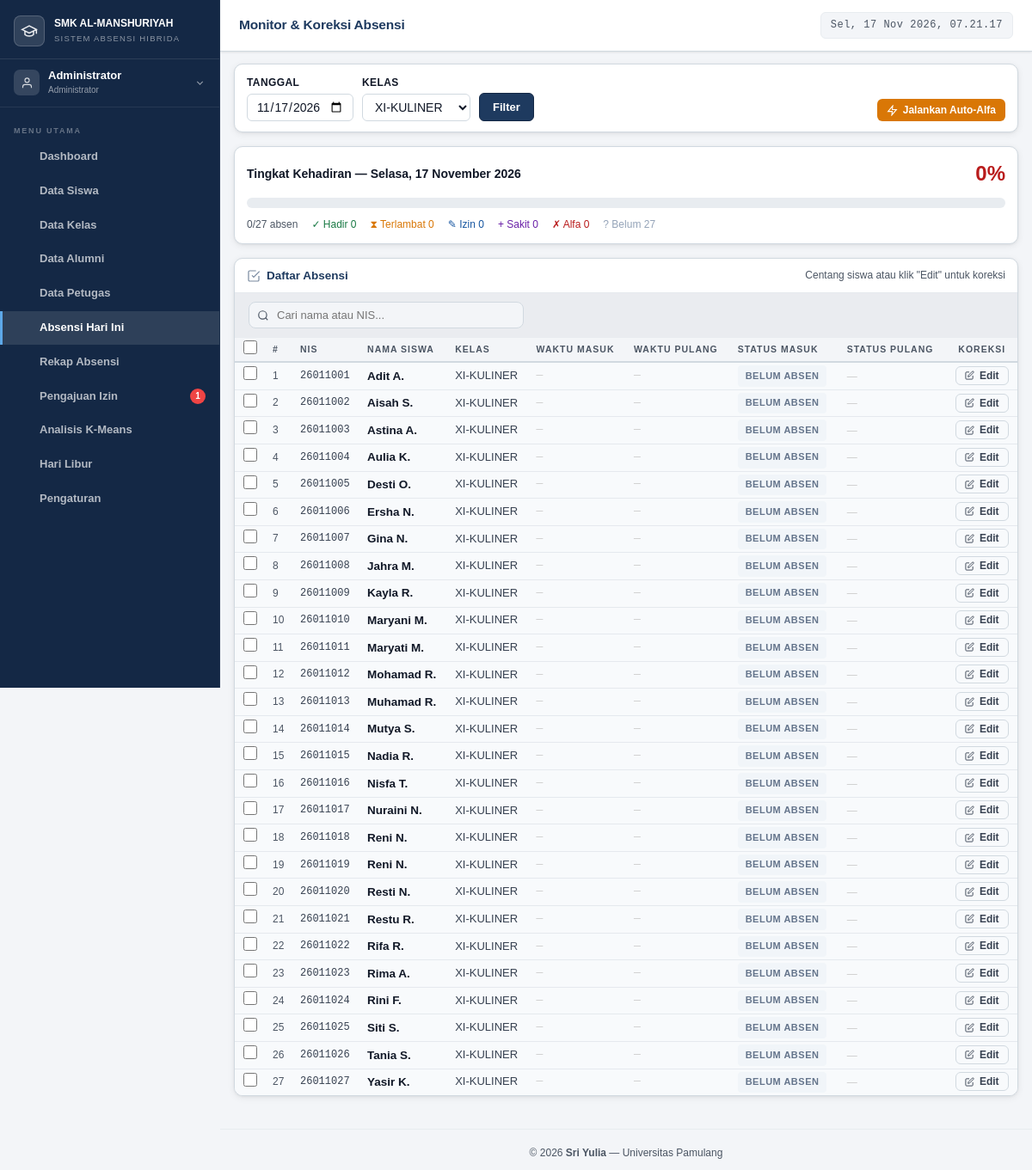
The app's page /admin/absensi.php?kelas=32 (signed in) with its own data.
### tables this page shows
CREATE TABLE `siswa` (
  `id` int(11) NOT NULL,
  `user_id` int(11) NOT NULL,
  `nis` varchar(20) NOT NULL,
  `nisn` varchar(20) DEFAULT NULL,
  `kelas_id` int(11) DEFAULT NULL,
  `nama_orang_tua` varchar(100) DEFAULT NULL,
  `no_hp_ortu` varchar(20) DEFAULT NULL,
  `alamat` text DEFAULT NULL,
  `tanggal_lahir` date DEFAULT NULL,
  `jenis_kelamin` enum('L','P') DEFAULT NULL,
  `created_at` timestamp NOT NULL DEFAULT current_timestamp(),
  `foto` varchar(255) DEFAULT NULL
);

CREATE TABLE `users` (
  `id` int(11) NOT NULL,
  `nama` varchar(100) NOT NULL,
  `email` varchar(100) NOT NULL,
  `password` varchar(255) NOT NULL,
  `role` enum('admin','petugas','siswa') NOT NULL,
  `no_hp` varchar(20) DEFAULT NULL,
  `kelas_id` int(11) DEFAULT NULL,
  `foto` varchar(255) DEFAULT NULL,
  `status` enum('aktif','nonaktif') DEFAULT 'aktif',
  `alasan_nonaktif` enum('lulus','keluar') DEFAULT NULL COMMENT 'lulus = masih bisa login, tidak bisa absen; keluar = tidak bisa login',
  `keterangan_nonaktif` varchar(255) DEFAULT NULL COMMENT 'Keterangan tambahan dari admin',
  `created_at` timestamp NOT NULL DEFAULT current_timestamp(),
  `updated_at` timestamp NOT NULL DEFAULT current_timestamp() ON UPDATE current_timestamp(),
  `must_change_password` tinyint(1) DEFAULT 1,
  `last_login` datetime DEFAULT NULL
);

CREATE TABLE `kelas` (
  `id` int(11) NOT NULL,
  `nama_kelas` varchar(20) NOT NULL,
  `jurusan` varchar(100) DEFAULT NULL,
  `tingkat` enum('X','XI','XII') NOT NULL,
  `wali_kelas_id` int(11) DEFAULT NULL,
  `created_at` timestamp NOT NULL DEFAULT current_timestamp()
);

### includes/config.php (called while the page is built, shortened)
<?php
function formatTanggal($tanggal)
{
    $hari = [
        'Minggu',
        'Senin',
        'Selasa',
        'Rabu',
        'Kamis',
        'Jumat',
        'Sabtu'
    ];
    $bulan = [
        '',
        'Januari',
        'Februari',
        'Maret',
        'April',
        'Mei',
        'Juni',
        'Juli',
        'Agustus',
        'September',
        'Oktober',
        'November',
        'Desember'
    ];
    $ts = strtotime($tanggal);
    return
        $hari[(int)date('w', $ts)] . ', ' .
        date('d', $ts) . ' ' .
        $bulan[(int)date('m', $ts)] . ' ' .
        date('Y', $ts);
}

### admin/absensi.php (the view, shortened to what this page needs)
<?php
require_once '../includes/config.php';
$today    = date('Y-m-d');
$kelasList   = $pdo->query("SELECT * FROM kelas ORDER BY tingkat, nama_kelas")->fetchAll();
$kelasFilter = (int)($_GET['kelas'] ?? 0);
$tglFilter   = $_GET['tanggal'] ?? $today;
$params     = [$tglFilter];
$kelasWhere = '';
if ($kelasFilter) { $kelasWhere = 'AND s.kelas_id = ?'; $params[] = $kelasFilter; }
$rows = $pdo->prepare("
    SELECT u.nama, k.nama_kelas, a.id as absensi_id,
           a.waktu_masuk, a.waktu_pulang, a.status_masuk, a.status_pulang,
           s.id as siswa_id, s.nis
    FROM siswa s
    JOIN users u ON s.user_id = u.id
    LEFT JOIN kelas k ON s.kelas_id = k.id
    LEFT JOIN absensi a ON s.id = a.siswa_id AND a.tanggal = ?
    WHERE u.status = 'aktif' $kelasWhere
    ORDER BY k.nama_kelas, u.nama
");
$rows->execute($params);
$absensi = $rows->fetchAll();
$stat = ['hadir'=>0,'terlambat'=>0,'izin'=>0,'sakit'=>0,'alfa'=>0,'belum'=>0];
foreach ($absensi as $a) {
    $s = $a['status_masuk'] ?? 'belum';
    if (isset($stat[$s])) $stat[$s]++; else $stat['belum']++;
}
$total      = count($absensi);
$pctHadir   = $total > 0 ? round(($stat['hadir'] + $stat['terlambat']) / $total * 100) : 0;
$sudahAbsen = $total - $stat['belum'];
require_once '../includes/header.php';
?>
<div class="card" style="margin-bottom:16px">
  <div class="card-body" style="display:flex;flex-wrap:wrap;gap:12px;align-items:flex-end;justify-content:space-between">
    <form method="GET" style="display:flex;gap:10px;flex-wrap:wrap;align-items:flex-end">
      <div class="form-group" style="margin-bottom:0">
        <label class="form-label">Tanggal</label>
        <input type="date" name="tanggal" class="form-control" value="<?= $tglFilter ?>" max="<?= $today ?>">
      </div>
      <div class="form-group" style="margin-bottom:0">
        <label class="form-label">Kelas</label>
        <select name="kelas" class="form-control">
          <?php foreach ($kelasList as $k): ?>
          <option value="<?= $k['id'] ?>" <?= $kelasFilter==$k['id']?'selected':'' ?>><?= $k['nama_kelas'] ?></option>
          <?php endforeach; ?>
        </select>
      </div>
      <button type="submit" class="btn btn-primary">Filter</button>
    </form>
    <div style="display:flex;gap:8px;flex-wrap:wrap">
      <button type="button" onclick="jalanAutoAlfa()" class="btn btn-warning btn-sm">
        <svg viewBox="0 0 24 24" fill="none" stroke="currentColor" stroke-width="2" style="width:13px;height:13px"><polygon points="13 2 3 14 12 14 11 22 21 10 12 10 13 2"/></svg>
        Jalankan Auto-Alfa
      </button>
    </div>
  </div>
</div>
<div class="card" style="margin-bottom:16px">
  <div class="card-body">
    <div style="display:flex;align-items:center;justify-content:space-between;margin-bottom:8px">
      <div style="font-weight:700;font-size:14px">Tingkat Kehadiran — <?= formatTanggal($tglFilter) ?></div>
      <div style="font-size:24px;font-weight:800;color:<?= $pctHadir>=80?'#1a7a45':($pctHadir>=60?'#d97706':'#b91c1c') ?>"><?= $pctHadir ?>%</div>
    </div>
    <div style="background:var(--border-light);border-radius:99px;height:12px;overflow:hidden;margin-bottom:10px">
    </div>
    <div style="display:flex;gap:16px;font-size:12px;flex-wrap:wrap">
      <span style="color:var(--text-muted)"><?= $sudahAbsen ?>/<?= $total ?> absen</span>
      <span style="color:#1a7a45">✓ Hadir <?= $stat['hadir'] ?></span>
      <span style="color:#d97706">⧗ Terlambat <?= $stat['terlambat'] ?></span>
      <span style="color:#1555a0">✎ Izin <?= $stat['izin'] ?></span>
      <span style="color:#6b21a8">+ Sakit <?= $stat['sakit'] ?></span>
      <span style="color:#b91c1c">✗ Alfa <?= $stat['alfa'] ?></span>
      <span style="color:#94a3b8">? Belum <?= $stat['belum'] ?></span>
    </div>
  </div>
</div>
<div class="card">
  <div class="card-header" style="display:flex;align-items:center;justify-content:space-between;flex-wrap:wrap;gap:10px">
    <div class="card-title">
      <svg viewBox="0 0 24 24" fill="none" stroke="currentColor" stroke-width="1.8" style="width:16px;height:16px;opacity:.6"><path d="M9 11l3 3L22 4"/><path d="M21 12v7a2 2 0 01-2 2H5a2 2 0 01-2-2V5a2 2 0 012-2h11"/></svg>
      Daftar Absensi
    </div>
    <span id="hint-edit" style="font-size:12px;color:var(--text-muted)">Centang siswa atau klik "Edit" untuk koreksi</span>
  </div>
  <div style="padding:10px 16px;border-bottom:1px solid var(--border-light);background:var(--bg-subtle)">
    <div style="position:relative;max-width:320px">
      <input type="text" id="search-siswa" placeholder="Cari nama atau NIS..."
        oninput="filterTabel(this.value)"
        autocomplete="off"
        style="width:100%;padding:7px 10px 7px 32px;border:1px solid var(--border);border-radius:8px;font-size:13px;background:var(--bg);color:var(--text);outline:none"
        onfocus="this._focused=true" onblur="this._focused=false">
    </div>
  </div>
  <div class="table-responsive">
    <table>
      <thead>
        <tr>
          <th style="width:36px;text-align:center">
            <input type="checkbox" id="cb-semua" title="Pilih semua"
              style="width:16px;height:16px;cursor:pointer;accent-color:var(--primary)"
              onchange="toggleSemuaCb(this.checked)">
          </th>
          <th style="width:32px">#</th><th>NIS</th><th>Nama Siswa</th><th>Kelas</th>
          <th>Waktu Masuk</th><th>Waktu Pulang</th>
          <th>Status Masuk</th><th>Status Pulang</th><th>Koreksi</th>
        </tr>
      </thead>
      <tbody>
        <?php if (empty($absensi)): ?>
        <tr><td colspan="9" class="text-center text-muted" style="padding:32px">Tidak ada data</td></tr>
        <?php else: ?>
        <?php foreach ($absensi as $i => $a):
          $bg = '';
          if (!isset($a['status_masuk']))           $bg = 'background:#f8fafc';
          elseif ($a['status_masuk']==='alfa')       $bg = 'background:#fff5f5';
          elseif ($a['status_masuk']==='terlambat')  $bg = 'background:#fffbeb';
        ?>
        <tr style="<?= $bg ?>" data-siswa="<?= $a['siswa_id'] ?>">
          <td style="text-align:center">
            <input type="checkbox" class="cb-siswa" value="<?= $a['siswa_id'] ?>"
              style="width:16px;height:16px;cursor:pointer;accent-color:var(--primary)"
              onchange="updateBulkToolbar()">
          </td>
          <td style="color:var(--text-muted);font-size:12px"><?= $i+1 ?></td>
          <td style="font-family:var(--font-mono);font-size:12px"><?= htmlspecialchars($a['nis']) ?></td>
          <td><strong><?= htmlspecialchars($a['nama']) ?></strong></td>
          <td style="font-size:13px"><?= htmlspecialchars($a['nama_kelas'] ?? '—') ?></td>
          <td style="font-family:var(--font-mono);font-size:13px"><?= $a['waktu_masuk'] ?? '<span style="color:#ccc">—</span>' ?></td>
          <td style="font-family:var(--font-mono);font-size:13px"><?= $a['waktu_pulang'] ?? '<span style="color:#ccc">—</span>' ?></td>
          <td>
            <?php if (!isset($a['status_masuk'])): ?>
              <span class="badge" style="background:#f1f5f9;color:#64748b">Belum Absen</span>
            <?php else: echo getStatusBadge($a['status_masuk']); endif; ?>
          </td>
          <td>
            <?php if (!empty($a['status_pulang'])): echo getStatusBadge($a['status_pulang']);
            else: ?><span style="color:#ccc;font-size:12px">—</span><?php endif; ?>
          </td>
          <td>
            <button type="button"
              onclick="bukaModal(<?= (int)($a['absensi_id']??0) ?>,<?= $a['siswa_id'] ?>,'<?= htmlspecialchars(addslashes($a['nama'])) ?>','<?= $a['status_masuk']??'' ?>','<?= $a['status_pulang']??'' ?>','<?= $tglFilter ?>','<?= $a['waktu_masuk']??'' ?>','<?= $a['waktu_pulang']??'' ?>')"
              class="btn btn-outline btn-sm" style="padding:3px 10px;font-size:12px">
              <svg viewBox="0 0 24 24" fill="none" stroke="currentColor" stroke-width="2" style="width:11px;height:11px"><path d="M11 4H4a2 2 0 00-2 2v14a2 2 0 002 2h14a2 2 0 002-2v-7"/><path d="M18.5 2.5a2.121 2.121 0 013 3L12 15l-4 1 1-4 9.5-9.5z"/></svg>
              Edit
            </button>
          </td>
        </tr>
        <?php endforeach; ?>
        <?php endif; ?>
      </tbody>
    </table>
  </div>
</div>
<?php require_once '../includes/footer.php'; ?>

### assets/css/style.css (style rules this page uses)
html, body { overflow-x: hidden; max-width: 100%; }
:root { --primary: #1e3a5f; --primary-dark: #142845; --primary-mid: #2a4d7a; --primary-light: #3b6da8; --primary-pale: #dce9f8; --accent: #1a6b63; --accent-light: #22877d; --success: #1a7a45; --success-bg: #e6f4ec; --danger: #b91c1c; --danger-bg: #fce9e9; --warning: #92540e; --warning-bg: #fef3e2; --info: #1555a0; --info-bg: #ddeeff; --purple: #6b21a8; --purple-bg: #f3e8ff; --bg: #f3f5f8; --bg-subtle: #eaecf0; --card: #ffffff; --card-alt: #f8f9fb; --text: #111827; --text-secondary: #374151; --text-muted: #4b5563; --border: #d1d9e0; --border-light: #e8ecf0; --divider: #e5e9ee; --shadow-xs: 0 1px 3px rgba(0,0,0,.06), 0 1px 2px rgba(0,0,0,.04); --shadow: 0 2px 8px rgba(0,0,0,.07), 0 1px 3px rgba(0,0,0,.05); --shadow-md: 0 4px 16px rgba(0,0,0,.09), 0 2px 6px rgba(0,0,0,.05); --shadow-lg: 0 8px 28px rgba(0,0,0,.12), 0 4px 10px rgba(0,0,0,.06); --radius: 10px; --radius-sm: 6px; --radius-lg: 14px; --radius-xl: 20px; --sidebar-w: 256px; --header-h: 60px; --font: 'Plus Jakarta Sans', sans-serif; --font-mono: 'JetBrains Mono', monospace; }
*, *::before, *::after { box-sizing: border-box; margin: 0; padding: 0; }
html { scroll-behavior: smooth; }
body { font-family: var(--font); background: var(--bg); color: var(--text); font-size: 14.5px; line-height: 1.6; min-height: 100vh; min-height: 100dvh; -webkit-font-smoothing: antialiased; }
button, input, select, textarea { font-family: var(--font); }
.card { background: var(--card); border-radius: var(--radius); box-shadow: var(--shadow); border: 1px solid var(--border); overflow: hidden; }
.card-header { padding: 9px 14px; border-bottom: 1px solid var(--divider); display: flex; align-items: center; justify-content: space-between; gap: 12px; }
.card-title { font-size: 13.5px; font-weight: 700; color: var(--primary); display: flex; align-items: center; gap: 7px; }
.card-body { padding: 12px 14px; }
.badge { display: inline-flex; align-items: center; gap: 3px; padding: 2.5px 8px; border-radius: 4px; font-size: 11px; font-weight: 700; text-transform: uppercase; letter-spacing: .5px; border: 1px solid transparent; }
.btn { display: inline-flex; align-items: center; gap: 6px; padding: 8px 15px; border-radius: var(--radius-sm); font-size: 13px; font-weight: 700; border: 1px solid transparent; cursor: pointer; transition: all .18s; text-decoration: none; white-space: nowrap; }
.btn svg { width: 15px; height: 15px; flex-shrink: 0; }
.btn-primary { background: var(--primary); color: #fff; border-color: var(--primary-dark); }
.btn-warning { background: #d97706; color: #fff; }
.btn-outline { background: transparent; border-color: var(--border); color: var(--text-secondary); }
.btn-sm { padding: 5px 10px; font-size: 12px; }
.table-responsive { overflow-x: auto; -webkit-overflow-scrolling: touch; }
table { width: 100%; border-collapse: collapse; }
thead tr { background: var(--bg); }
th { color: var(--text-muted); font-size: 10.5px; font-weight: 700; text-transform: uppercase; letter-spacing: 1px; padding: 3px 8px; text-align: left; border-bottom: 2px solid var(--border); white-space: nowrap; }
td { padding: 3px 8px; border-bottom: 1px solid var(--divider); font-size: 13.5px; vertical-align: middle; color: var(--text-secondary); }
td strong { color: var(--text); }
tr:last-child td { border-bottom: none; }
.form-group { margin-bottom: 9px; }
.form-label { display: block; font-size: 12px; font-weight: 700; color: var(--text); margin-bottom: 3px; text-transform: uppercase; letter-spacing: .4px; }
.form-control { width: 100%; padding: 6px 10px; border: 1.5px solid var(--border); border-radius: var(--radius-sm); font-size: 14px; color: var(--text); background: #fff; transition: border-color .18s, box-shadow .18s; outline: none; }
.form-control::placeholder { color: #b0b8c4; }
table th:last-child, table td:last-child { text-align: center; }

### records on screen
siswa: nis "26011001", user.nama "Adit A.", kelas.nama_kelas "XI-KULINER", waktu_masuk "—", waktu_pulang "—"
siswa: nis "26011002", user.nama "Aisah S.", kelas.nama_kelas "XI-KULINER", waktu_masuk "—", waktu_pulang "—"
siswa: nis "26011003", user.nama "Astina A.", kelas.nama_kelas "XI-KULINER", waktu_masuk "—", waktu_pulang "—"
siswa: nis "26011004", user.nama "Aulia K.", kelas.nama_kelas "XI-KULINER", waktu_masuk "—", waktu_pulang "—"
siswa: nis "26011005", user.nama "Desti O.", kelas.nama_kelas "XI-KULINER", waktu_masuk "—", waktu_pulang "—"
siswa: nis "26011006", user.nama "Ersha N.", kelas.nama_kelas "XI-KULINER", waktu_masuk "—", waktu_pulang "—"
siswa: nis "26011007", user.nama "Gina N.", kelas.nama_kelas "XI-KULINER", waktu_masuk "—", waktu_pulang "—"
siswa: nis "26011008", user.nama "Jahra M.", kelas.nama_kelas "XI-KULINER", waktu_masuk "—", waktu_pulang "—"
siswa: nis "26011009", user.nama "Kayla R.", kelas.nama_kelas "XI-KULINER", waktu_masuk "—", waktu_pulang "—"
siswa: nis "26011010", user.nama "Maryani M.", kelas.nama_kelas "XI-KULINER", waktu_masuk "—", waktu_pulang "—"
siswa: nis "26011011", user.nama "Maryati M.", kelas.nama_kelas "XI-KULINER", waktu_masuk "—", waktu_pulang "—"
siswa: nis "26011012", user.nama "Mohamad R.", kelas.nama_kelas "XI-KULINER", waktu_masuk "—", waktu_pulang "—"
siswa: nis "26011013", user.nama "Muhamad R.", kelas.nama_kelas "XI-KULINER", waktu_masuk "—", waktu_pulang "—"
siswa: nis "26011014", user.nama "Mutya S.", kelas.nama_kelas "XI-KULINER", waktu_masuk "—", waktu_pulang "—"
siswa: nis "26011015", user.nama "Nadia R.", kelas.nama_kelas "XI-KULINER", waktu_masuk "—", waktu_pulang "—"
siswa: nis "26011016", user.nama "Nisfa T.", kelas.nama_kelas "XI-KULINER", waktu_masuk "—", waktu_pulang "—"
siswa: nis "26011017", user.nama "Nuraini N.", kelas.nama_kelas "XI-KULINER", waktu_masuk "—", waktu_pulang "—"
siswa: nis "26011018", user.nama "Reni N.", kelas.nama_kelas "XI-KULINER", waktu_masuk "—", waktu_pulang "—"
siswa: nis "26011019", user.nama "Reni N.", kelas.nama_kelas "XI-KULINER", waktu_masuk "—", waktu_pulang "—"
siswa: nis "26011020", user.nama "Resti N.", kelas.nama_kelas "XI-KULINER", waktu_masuk "—", waktu_pulang "—"
siswa: nis "26011021", user.nama "Restu R.", kelas.nama_kelas "XI-KULINER", waktu_masuk "—", waktu_pulang "—"
siswa: nis "26011022", user.nama "Rifa R.", kelas.nama_kelas "XI-KULINER", waktu_masuk "—", waktu_pulang "—"
siswa: nis "26011023", user.nama "Rima A.", kelas.nama_kelas "XI-KULINER", waktu_masuk "—", waktu_pulang "—"
siswa: nis "26011024", user.nama "Rini F.", kelas.nama_kelas "XI-KULINER", waktu_masuk "—", waktu_pulang "—"
siswa: nis "26011025", user.nama "Siti S.", kelas.nama_kelas "XI-KULINER", waktu_masuk "—", waktu_pulang "—"
siswa: nis "26011026", user.nama "Tania S.", kelas.nama_kelas "XI-KULINER", waktu_masuk "—", waktu_pulang "—"
siswa: nis "26011027", user.nama "Yasir K.", kelas.nama_kelas "XI-KULINER", waktu_masuk "—", waktu_pulang "—"

### other values on screen
$nama "Administrator"
$item['label'] "Dashboard"
$item['label'] "Data Siswa"
$item['label'] "Data Kelas"
$item['label'] "Data Alumni"
$item['label'] "Data Petugas"
$item['label'] "Absensi Hari Ini"
$item['label'] "Rekap Absensi"
$item['label'] "Pengajuan Izin"
$badgeCounts[$item['href']] "1"
$item['label'] "Analisis K-Means"
$item['label'] "Hari Libur"
$item['label'] "Pengaturan"
$pageTitle "Monitor & Koreksi Absensi"
$pctHadir "0"
